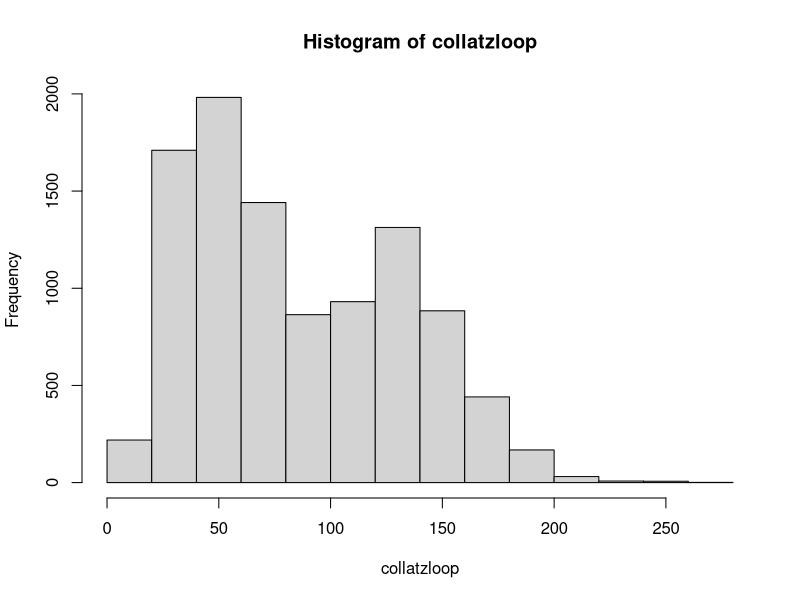
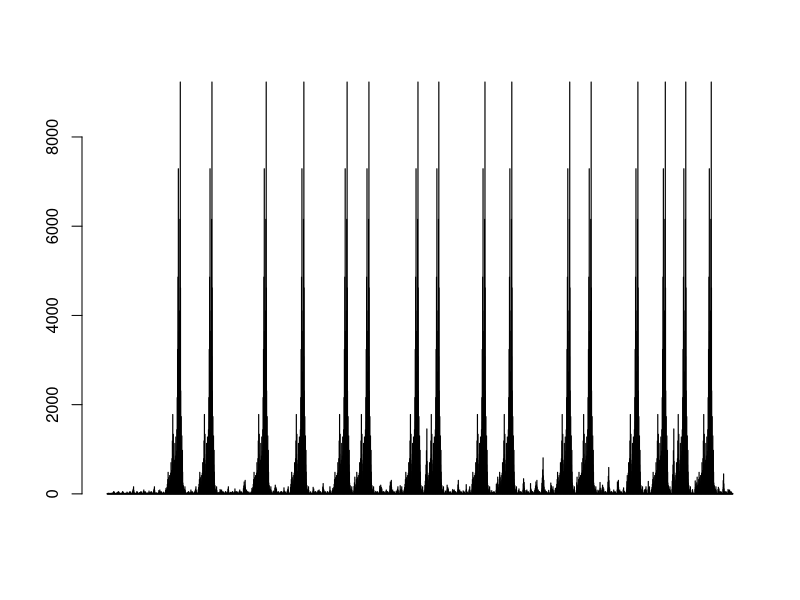

Recreate these plots in R, in order. (Note: this script raises an error after producing the figures.)


directions <- function(num) { ##basic collatz sequence 
  if(num == 1) {
    return(NULL)
  }
  
  if(num %% 2 == 0) {
    return(num/2)
  } 
  else{
    return(3*num+1)
  }
}

collatzloop_trial <- function(n) { ## Prints out the collatz sequence for a given n value 
  stated_problem <- n
  while (n != 1) {
    n <- directions(n=n)
    stated_problem <- c(stated_problem, n)
  }
  return(stated_problem)
}
collatzloop_trial(7)


collatzloop <- c()
for (i in 1:10000) {
  collatzloop <- c(collatzloop, length(collatzloop_trial(i)))
}
hist(collatzloop)
summary(collatzloop)

###################################################

collatzloop_bonus2 <- c()
for (i in 1:100) {
  collatzloop_bonus2 <- c(collatzloop_bonus2, (collatzloop_trial(i)))
}
barplot(collatzloop_bonus2)

integers <- c(integers, collatzloop)


